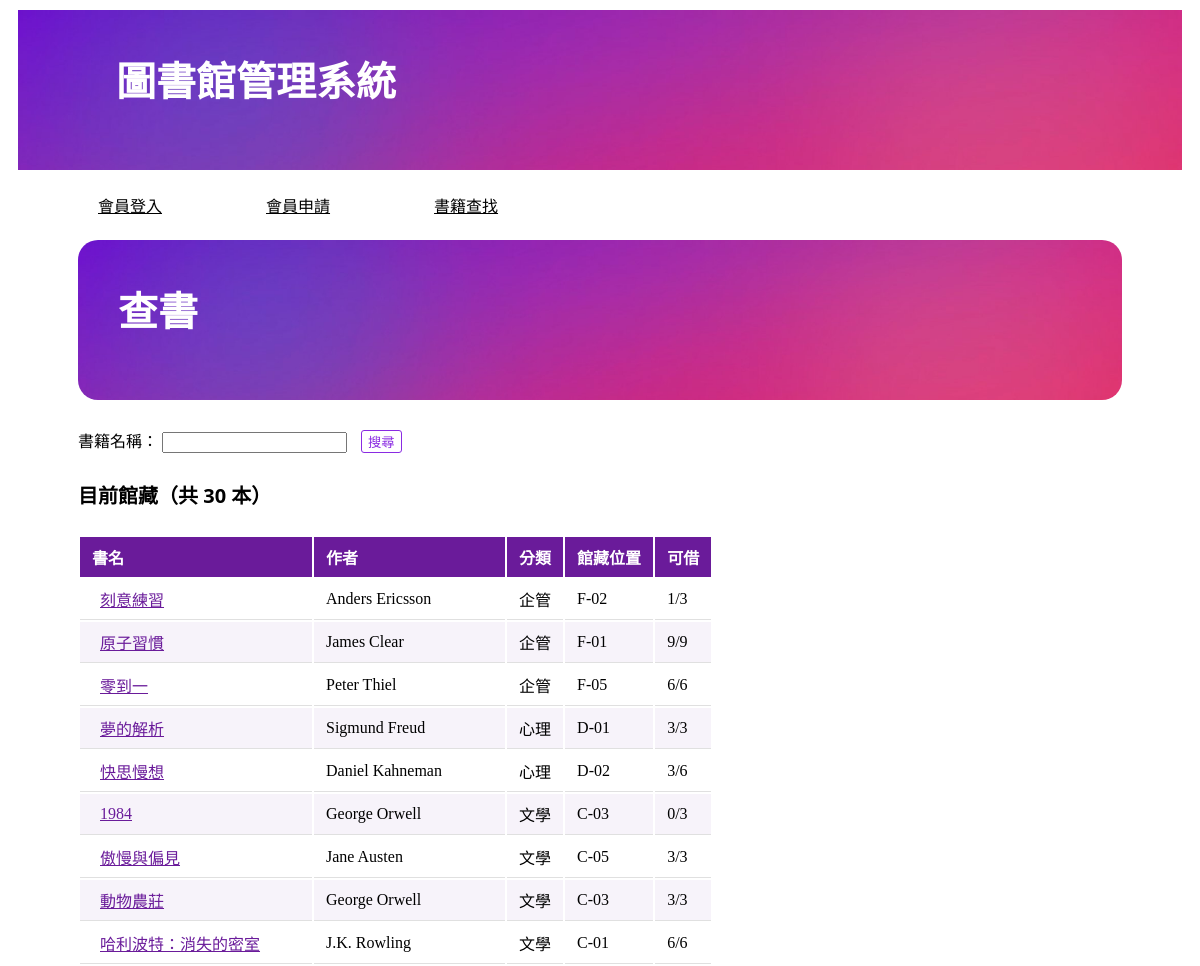
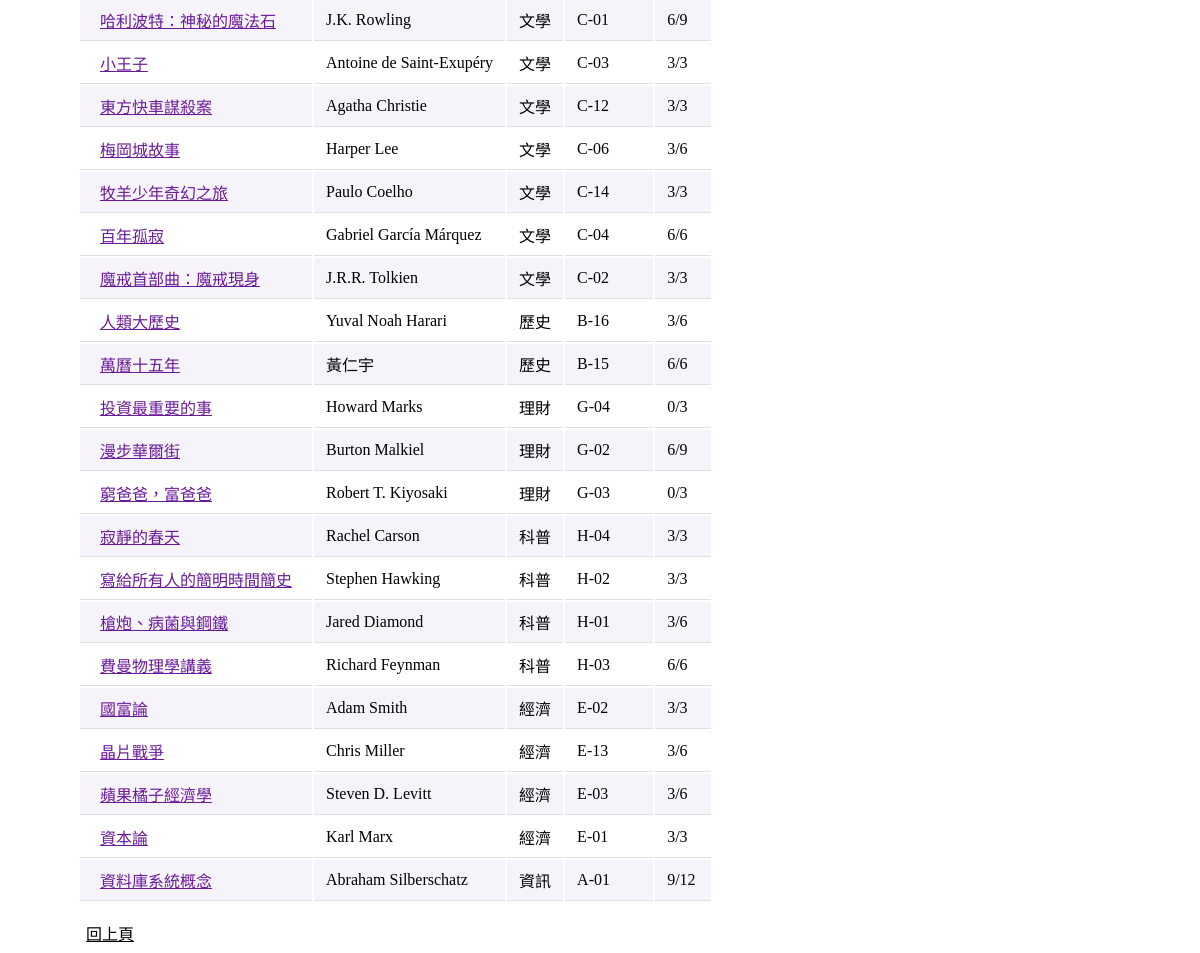
The app's page /search/ with its own data (2 pictures, top to bottom).
### libraryapp/models.py (models this page shows, shortened)
class Book(models.Model):
    isbn = models.CharField(max_length=20, primary_key=True)
    title = models.CharField(max_length=200, null=False)
    author = models.CharField(max_length=100, blank=True, default='')
    publisher = models.CharField(max_length=100, blank=True, default='')
    publish_date = models.DateField(null=True, blank=True)
    category = models.CharField(max_length=50, blank=True, default='')
    location = models.CharField(max_length=100, blank=True, default='')
    def available_copies(self):
        return self.copies.filter(status='available').count()
    def total_copies(self):
        return self.copies.count()

### libraryapp/views.py (the view, shortened to what this page needs)
# urls.py: path('search/', views.book_search),                             # 書籍查找
def book_search(request):
    keyword = request.GET.get('keyword', '').strip()
    books = []
    all_books = models.Book.objects.all().order_by('category', 'title')
    return render(request, 'search.html', locals())

### templates/search.html (shortened to what this page needs)
{% extends 'base.html' %}
{% load static %}
{% block content %}
<link rel="stylesheet" href="{% static 'css/style.css' %}">
    <h2>查書</h2>
    <br>
    <form method="get" action="/search/" class="search-form">
        <label>書籍名稱：</label>
        <input name="keyword" type="text" value="{{ keyword }}">
        <button type="submit">搜尋</button>
    </form>
    <h4 class="collection-title">目前館藏（共 {{ all_books|length }} 本）</h4>
    <table class="book-table">
        <thead>
            <tr>
                <th>書名</th>
                <th>作者</th>
                <th>分類</th>
                <th>館藏位置</th>
                <th>可借</th>
            </tr>
        </thead>
        <tbody>
            {% for book in all_books %}
            <tr>
                <td><a href="/book/{{ book.isbn }}/">{{ book.title }}</a></td>
                <td>{{ book.author }}</td>
                <td>{{ book.category }}</td>
                <td>{{ book.location }}</td>
                <td>{{ book.available_copies }}/{{ book.total_copies }}</td>
            </tr>
            {% endfor %}
        </tbody>
    </table>
    <br>
    <a href="javascript:history.back()" class="btn" style="margin-left: 70px;">回上頁</a>
{% endblock %}

### templates/base.html (shortened to what this page needs)
{% load static %}
<!DOCTYPE html>
<html lang="zh-Hant">
<head>
    <link rel="stylesheet" href="{% static 'css/base_style.css' %}">
</head>
<body>
    <header>
        <h1><a href="/index/">圖書館管理系統</a></h1>
        <nav>
            {% if user.is_authenticated %}
                <span>{{ user.username }}</span>
                <a href="/my_loans/">個人借閱資訊</a>
                <a href="/search/">書籍查找</a>
                <a href="/logout/">登出</a>
            {% else %}
                <a href="/login/">會員登入</a>
                <a href="/register/">會員申請</a>
                <a href="/search/">書籍查找</a>
            {% endif %}
        </nav>
    </header>
    <main>
        {% block content %}{% endblock %}
    </main>
</body>
</html>

### static/css/base_style.css (style rules this page uses)
body { background-color:white; }
h1 { background-image: url(../images/gradient.png); background-size: cover; height: 120px; color:white; font-size: 40px; font-family: 'Segoe UI', Tahoma, Geneva, Verdana, sans-serif; text-decoration: none; margin: 10px 10px 10px 10px; padding-left: 10px; padding-top: 40px; }
nav { margin-left: 10px; padding: 5px 0; }
nav a:link { display: inline-block; padding: 8px 0; margin-right: 20px; color:black; }
header h1 a:link, header h1 a:visited { background-size: cover; height: 30vh; color:white; font-size: 40px; font-family: 'Segoe UI', Tahoma, Geneva, Verdana, sans-serif; text-decoration: none; }

### static/css/style.css (style rules this page uses)
body { background-color:white; }
h2 { background-image: url(../images/gradient.png); background-size: cover; height: 120px; color:white; font-size: 40px; font-family: 'Segoe UI', Tahoma, Geneva, Verdana, sans-serif; margin: 10px 70px 10px 70px; padding-left: 40px; padding-top: 40px; border-radius: 20px; }
h4 { margin-left: 80px; color:black; font-size: 20px; font-family: 'Segoe UI', Tahoma, Geneva, Verdana, sans-serif; }
a:link { margin-left: 80px; padding: 8px; color:black; }
label { margin-left: 80px; }
button { margin-left: 80px; background-color:white; border-color:blueviolet; border-style: solid; border-width: thin; border-radius: 3px; color:blueviolet; }
.book-table th { background-color: #6a1b9a; color: white; padding: 8px 12px; text-align: left; }
.book-table td { padding: 8px 12px; border-bottom: 1px solid #e0e0e0; }
.book-table tr:nth-child(even) { background-color: #f7f3fa; }
.book-table a { margin-left: 0; color: #6a1b9a; }
.search-form { margin-left: 70px; margin-bottom: 10px; }
.search-form label { margin-left: 0; }
.search-form button { margin-left: 10px; }
.collection-title { margin-left: 70px; }
.book-table { margin-left: 70px; }

### records on screen
Book: title "刻意練習", author "Anders Ericsson", category "企管", location "F-02", available_copies "1", total_copies "3"
Book: title "原子習慣", author "James Clear", category "企管", location "F-01", available_copies "9", total_copies "9"
Book: title "零到一", author "Peter Thiel", category "企管", location "F-05", available_copies "6", total_copies "6"
Book: title "夢的解析", author "Sigmund Freud", category "心理", location "D-01", available_copies "3", total_copies "3"
Book: title "快思慢想", author "Daniel Kahneman", category "心理", location "D-02", available_copies "3", total_copies "6"
Book: title "1984", author "George Orwell", category "文學", location "C-03", available_copies "0", total_copies "3"
Book: title "傲慢與偏見", author "Jane Austen", category "文學", location "C-05", available_copies "3", total_copies "3"
Book: title "動物農莊", author "George Orwell", category "文學", location "C-03", available_copies "3", total_copies "3"
Book: title "哈利波特：消失的密室", author "J.K. Rowling", category "文學", location "C-01", available_copies "6", total_copies "6"
Book: title "哈利波特：神秘的魔法石", author "J.K. Rowling", category "文學", location "C-01", available_copies "6", total_copies "9"
Book: title "小王子", author "Antoine de Saint-Exupéry", category "文學", location "C-03", available_copies "3", total_copies "3"
Book: title "東方快車謀殺案", author "Agatha Christie", category "文學", location "C-12", available_copies "3", total_copies "3"
Book: title "梅岡城故事", author "Harper Lee", category "文學", location "C-06", available_copies "3", total_copies "6"
Book: title "牧羊少年奇幻之旅", author "Paulo Coelho", category "文學", location "C-14", available_copies "3", total_copies "3"
Book: title "百年孤寂", author "Gabriel García Márquez", category "文學", location "C-04", available_copies "6", total_copies "6"
Book: title "魔戒首部曲：魔戒現身", author "J.R.R. Tolkien", category "文學", location "C-02", available_copies "3", total_copies "3"
Book: title "人類大歷史", author "Yuval Noah Harari", category "歷史", location "B-16", available_copies "3", total_copies "6"
Book: title "萬曆十五年", author "黃仁宇", category "歷史", location "B-15", available_copies "6", total_copies "6"
Book: title "投資最重要的事", author "Howard Marks", category "理財", location "G-04", available_copies "0", total_copies "3"
Book: title "漫步華爾街", author "Burton Malkiel", category "理財", location "G-02", available_copies "6", total_copies "9"
Book: title "窮爸爸，富爸爸", author "Robert T. Kiyosaki", category "理財", location "G-03", available_copies "0", total_copies "3"
Book: title "寂靜的春天", author "Rachel Carson", category "科普", location "H-04", available_copies "3", total_copies "3"
Book: title "寫給所有人的簡明時間簡史", author "Stephen Hawking", category "科普", location "H-02", available_copies "3", total_copies "3"
Book: title "槍炮、病菌與鋼鐵", author "Jared Diamond", category "科普", location "H-01", available_copies "3", total_copies "6"
Book: title "費曼物理學講義", author "Richard Feynman", category "科普", location "H-03", available_copies "6", total_copies "6"
Book: title "國富論", author "Adam Smith", category "經濟", location "E-02", available_copies "3", total_copies "3"
Book: title "晶片戰爭", author "Chris Miller", category "經濟", location "E-13", available_copies "3", total_copies "6"
Book: title "蘋果橘子經濟學", author "Steven D. Levitt", category "經濟", location "E-03", available_copies "3", total_copies "6"
Book: title "資本論", author "Karl Marx", category "經濟", location "E-01", available_copies "3", total_copies "3"
Book: title "資料庫系統概念", author "Abraham Silberschatz", category "資訊", location "A-01", available_copies "9", total_copies "12"

### other values on screen
{{ all_books|length }} "30"
